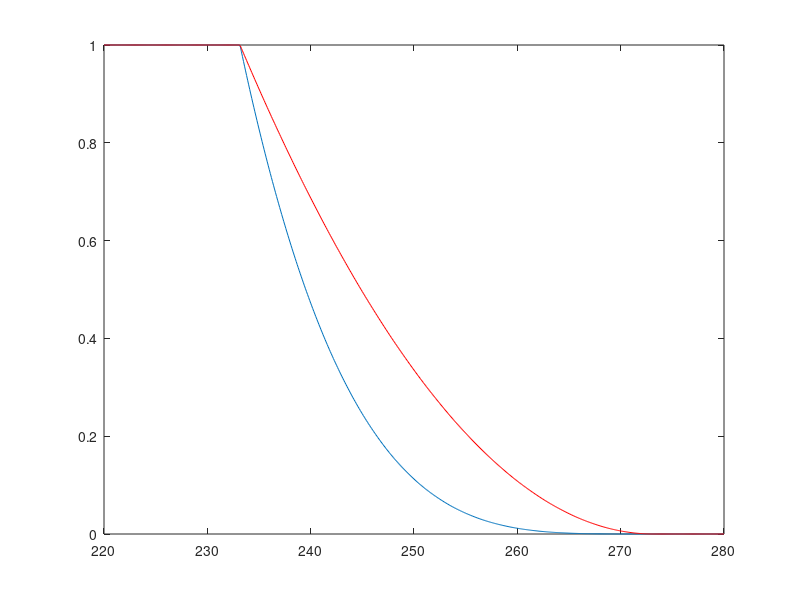

This figure's MATLAB source:
close all
clear
clc

TEMP = 220:0.1:280;
ICEFRCT = zeros(1,length(TEMP));
ICEFRCT1 = zeros(1,length(TEMP));


T_ICE_ALL = 273.16 - 40;
T_ICE_MAX = 273.16;
ICEFRPWR = round( 4.0 + .001 );

for i = 1:length(TEMP);

    if ( TEMP(i) <= T_ICE_ALL )
        ICEFRCT(i) = 1.0;
    elseif ( (TEMP(i) > T_ICE_ALL) && (TEMP(i) <= T_ICE_MAX) )
        ICEFRCT(i) = 1.00 -  ( TEMP(i) - T_ICE_ALL ) / ( T_ICE_MAX - T_ICE_ALL ) ;
    end
  
    if ( TEMP(i) <= T_ICE_ALL )
        ICEFRCT1(i) = 1.0;
    elseif ( (TEMP(i) > T_ICE_ALL) && (TEMP(i) <= T_ICE_MAX) )
        ICEFRCT1(i) =  1.00 -  ( TEMP(i) - T_ICE_ALL ) / ( T_ICE_MAX - T_ICE_ALL ) ;
    end

    ICEFRCT(i) = min(ICEFRCT(i),1.0);
    ICEFRCT(i) = max(ICEFRCT(i),0.0);
        
end

ICEFRCT = ICEFRCT.^ICEFRPWR;
ICEFRCT1 = ICEFRCT1.^2;

plot(TEMP,ICEFRCT)
hold on
plot(TEMP,ICEFRCT1,'r')